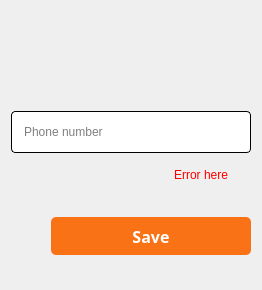
        <widget class="QWidget" name="phoneNumberSetting">
         <layout class="QVBoxLayout" name="verticalLayout_9">
          <property name="spacing">
           <number>10</number>
          </property>
          <item>
           <spacer name="verticalSpacer_22">
            <property name="orientation">
             <enum>Qt::Vertical</enum>
            </property>
            <property name="sizeType">
             <enum>QSizePolicy::Fixed</enum>
            </property>
            <property name="sizeHint" stdset="0">
             <size>
              <width>20</width>
              <height>20</height>
             </size>
            </property>
           </spacer>
          </item>
          <item>
           <layout class="QHBoxLayout" name="horizontalLayout_8">
            <item>
             <widget class="QPushButton" name="backPhone">
              <property name="font">
               <font>
                <pointsize>12</pointsize>
               </font>
              </property>
              <property name="layoutDirection">
               <enum>Qt::LeftToRight</enum>
              </property>
              <property name="styleSheet">
               <string notr="true">QPushButton {
background: transparent;
color: black;
border-radius: 8px;
height: 30px;
}

QPushButton:pressed,
QPushButton:focus {
outline: none;
background: transparent;
}</string>
              </property>
              <property name="text">
               <string/>
              </property>
              <property name="icon">
               <iconset resource="Images.qrc">
                <normaloff>:/icons/content/arrow_back.svg</normaloff>:/icons/content/arrow_back.svg</iconset>
              </property>
              <property name="iconSize">
               <size>
                <width>30</width>
                <height>30</height>
               </size>
              </property>
             </widget>
            </item>
            <item>
             <spacer name="horizontalSpacer_9">
              <property name="orientation">
               <enum>Qt::Horizontal</enum>
              </property>
              <property name="sizeHint" stdset="0">
               <size>
                <width>40</width>
                <height>20</height>
               </size>
              </property>
             </spacer>
            </item>
           </layout>
          </item>
          <item>
           <spacer name="verticalSpacer_14">
            <property name="orientation">
             <enum>Qt::Vertical</enum>
            </property>
            <property name="sizeType">
             <enum>QSizePolicy::Fixed</enum>
            </property>
            <property name="sizeHint" stdset="0">
             <size>
              <width>20</width>
              <height>40</height>
             </size>
            </property>
           </spacer>
          </item>
          <item>
           <widget class="QLineEdit" name="phoneEdit">
            <property name="autoFillBackground">
             <bool>false</bool>
            </property>
            <property name="styleSheet">
             <string notr="true">QLineEdit {
border-radius: 4px;
color: black;
padding-left: 10px;
padding-right: 10px;
border: 1px solid black;
height: 40px;
}

QLineEdit:focus {
border: 2px solid black;
outline: none;
}</string>
            </property>
            <property name="text">
             <string/>
            </property>
            <property name="frame">
             <bool>false</bool>
            </property>
            <property name="placeholderText">
             <string>Phone number</string>
            </property>
           </widget>
          </item>
          <item>
           <widget class="QLabel" name="phoneError">
            <property name="styleSheet">
             <string notr="true">QLabel {
color: red;
margin-right: 20px;
margin-left: 20px;
background: transparent;
margin-top: 5px;
text-align: right;
}</string>
            </property>
            <property name="text">
             <string>Error here</string>
            </property>
            <property name="alignment">
             <set>Qt::AlignRight|Qt::AlignTrailing|Qt::AlignVCenter</set>
            </property>
           </widget>
          </item>
          <item>
           <spacer name="verticalSpacer_16">
            <property name="orientation">
             <enum>Qt::Vertical</enum>
            </property>
            <property name="sizeType">
             <enum>QSizePolicy::Fixed</enum>
            </property>
            <property name="sizeHint" stdset="0">
             <size>
              <width>20</width>
              <height>25</height>
             </size>
            </property>
           </spacer>
          </item>
          <item>
           <layout class="QHBoxLayout" name="horizontalLayout_4">
            <item>
             <spacer name="horizontalSpacer_5">
              <property name="orientation">
               <enum>Qt::Horizontal</enum>
              </property>
              <property name="sizeHint" stdset="0">
               <size>
                <width>40</width>
                <height>20</height>
               </size>
              </property>
             </spacer>
            </item>
            <item>
             <widget class="QPushButton" name="savePhone">
              <property name="minimumSize">
               <size>
                <width>200</width>
                <height>0</height>
               </size>
              </property>
              <property name="font">
               <font>
                <family>Microsoft JhengHei</family>
                <pointsize>12</pointsize>
                <italic>false</italic>
                <bold>true</bold>
               </font>
              </property>
              <property name="layoutDirection">
               <enum>Qt::RightToLeft</enum>
              </property>
              <property name="styleSheet">
               <string notr="true">QPushButton {
background-color:  rgb(249, 115, 22);
height: 30px;
border-radius: 5px;
color: white;
padding: 4px 0;
}</string>
              </property>
              <property name="text">
               <string>Save</string>
              </property>
              <property name="icon">
               <iconset resource="Images.qrc">
                <normaloff>:/icons/content/check-circle.svg</normaloff>
                <disabledoff>:/icons/content/check-circle-grayed.svg</disabledoff>:/icons/content/check-circle.svg</iconset>
              </property>
              <property name="iconSize">
               <size>
                <width>22</width>
                <height>22</height>
               </size>
              </property>
             </widget>
            </item>
           </layout>
          </item>
          <item>
           <spacer name="verticalSpacer_15">
            <property name="orientation">
             <enum>Qt::Vertical</enum>
            </property>
            <property name="sizeHint" stdset="0">
             <size>
              <width>20</width>
              <height>24</height>
             </size>
            </property>
           </spacer>
          </item>
         </layout>
        </widget>
